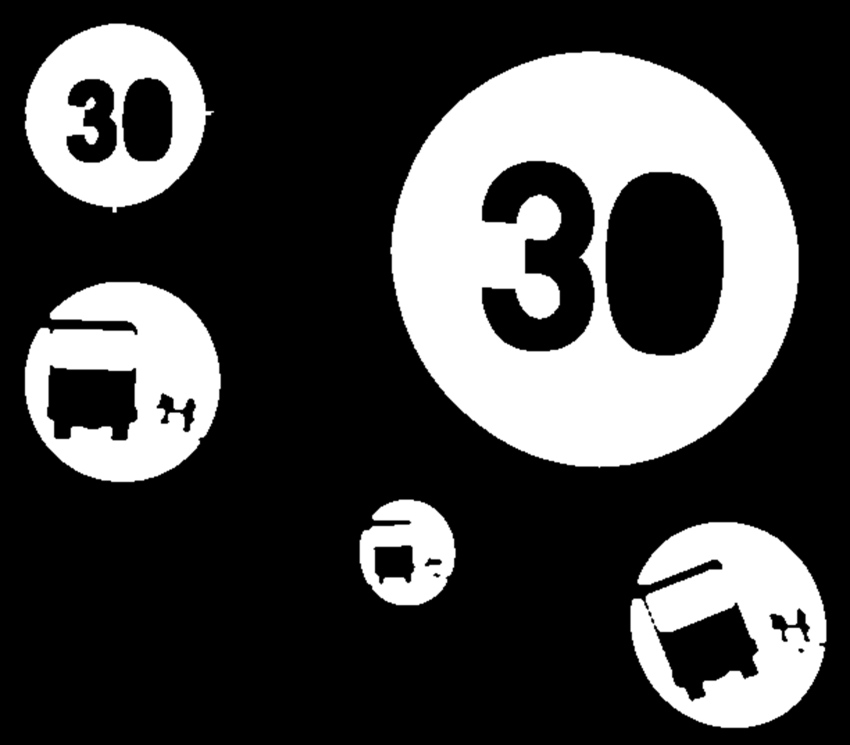
%> input picture training.png, 1700 x 1489 px, given in place of bus1.jpg, which was not available (shown at 1/2 size)
$ octave Entrega3.m   (GNU Octave 9; MATLAB toolbox functions it lacks are replaced by stand-ins)
%> lines starting %> are read from the running program, lines starting %| are printed output that depends on the picture; in (x1, y1, x2, y2) boxes, pixels count from 0 and x2, y2 are one past the last pixel; in counts of white or black regions, pixels touching at a corner belong together; the program's own positions count from 1; pictures that were not available may be replaced by others from this repository, and a replacement may not be noted
clt;
%> (this line was passed over: clt is not available in this run)
E = imread('bus1.jpg');
%> E is the input picture: size 1489x1700x3 uint8; min 0, max 255, mean 70.8
A = imresize(E, 0.3);
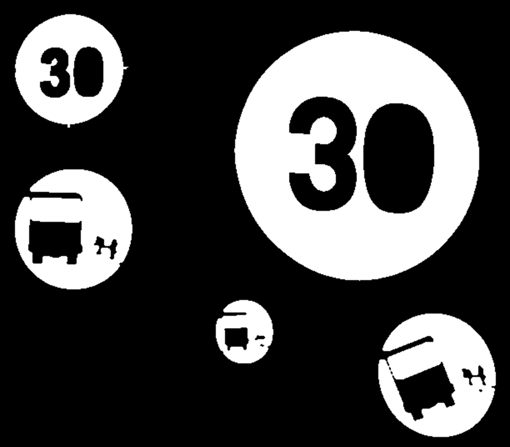
%> A: size 447x510x3 uint8; min 0, max 255, mean 70.8
% figure();imshow(A);
Alab = rgb2lab(A);
%> Alab: size 447x510x3 double; mean of channels 1, 2, 3 27.8, 0, 0
% figure();
imshow(uint8(Alab(:,:,2)));
B = im2bw(uint8(Alab(:,:,2)),0.04);
% figure();
imshow(B);
C = imfill(B,'holes');

% figure();
imshow(C);
D(:,:,1) = A(:,:,1) .* uint8(C);
D(:,:,2) = A(:,:,2) .* uint8(C);
D(:,:,3) = A(:,:,3) .* uint8(C);
%> D: size 447x510x3 uint8; every value is 0
% figure();
imshow(D);

%HOUGH

[centro, radio] = imfindcircles(B,[50 500]);
%> centro = [255.5 224]; radio = 50
x = round(centro(1,1));
%> x = 255
y = round(centro(1,2));
%> y = 224
r = round(radio);
%> r = 50
[m,n] = size(B);
%> m = 447; n = 510
B3 = zeros(m,n);

for i = (y-r):(y+r)
  j = round(x + (sqrt((r*r)-((i-y)*(i-y)))));
  B3(i,j) = 1;

  j = round(x - (sqrt((r*r)-((i-y)*(i-y)))));
  B3(i,j) = 1;

end
%> this loop made 101 passes
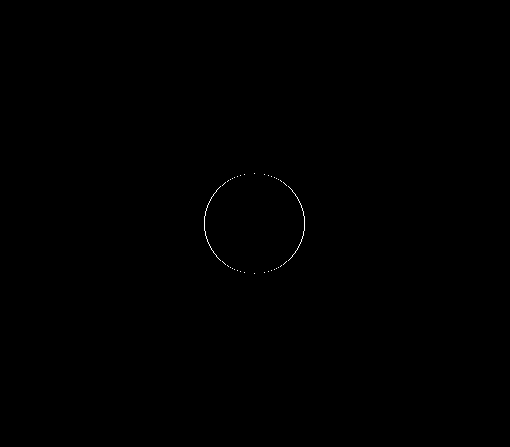
%> B3: size 447x510 double; values 0 (black) and 1 (white), 0.09% white in thin lines or dots, all inside (x1, y1, x2, y2) = (204, 173, 305, 274)

for j = (x-r):(x+r)
  i = round(y + (sqrt((r*r)-((j-x)*(j-x)))));
  B3(i,j) = 1;

  i = round(y - (sqrt((r*r)-((j-x)*(j-x)))));
  B3(i,j) = 1;
end
%> this loop made 101 passes

% figure(); imshow(B3);
B4= imfill(B3,'holes');
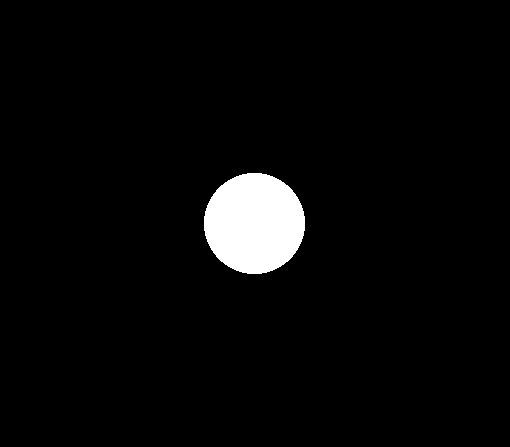
%> B4: size 447x510 double; values 0 (black) and 1 (white), 3.5% white; 1 white region, box (x1, y1, x2, y2) and area: (204, 173, 305, 274) 8005

BF = im2bw(B4) & C;
% figure()
imshow(BF);

W(:,:,1) = A(:,:,1).* uint8(BF);
W(:,:,2) = A(:,:,2).* uint8(BF);
W(:,:,3) = A(:,:,3).* uint8(BF);

% figure()
imshow(W);

% Etiquetado de clases
% Se inicia con una segmentacion complementaria, para separar los objetos
% de interes de la se馻l de transito(numero o figuras), del resto de
% objetos

V(:,:,1) = W(y-radio:y+radio, x-radio:x+radio,1);
%> V: size 101x101 uint8; every value is 0
V(:,:,2) = W(y-radio:y+radio, x-radio:x+radio,2);
V(:,:,3) = W(y-radio:y+radio, x-radio:x+radio,3);
%> V: size 101x101x3 uint8; every value is 0

VT(:,:,1) = BF(y-radio:y+radio, x-radio:x+radio,1);

% figure();
imshow(V);


T = graythresh(V);
%> T = 0
V2 = not(im2bw(V, T));
%> V2: size 101x101 logical; every value is 1
% figure();imshow(V2);

J = imclose(V2,ones(4,4));
J = imerode(J,strel('line',4,0));
J = imclose(J,ones(2,2));
h = ones(3,3)/9;
J = filter2(h, J);
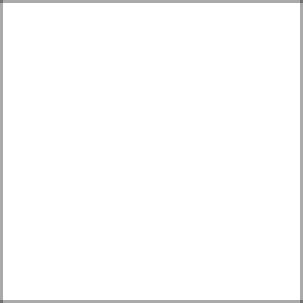
%> J: size 101x101 double (shown 3 times larger); min 0.444, max 1, mean 0.987
J = im2bw(J);
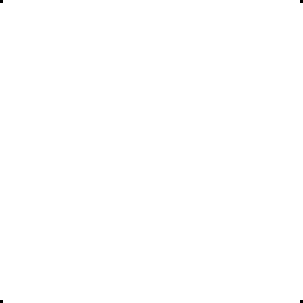
%> J: size 101x101 logical (shown 3 times larger); 100% white; black in thin lines or dots
figure(); imshow(J);

JT = imdilate(VT,ones(3,3));
h = ones(3,3)/9;
JT = filter2(h, JT);
%> JT: size 101x101 double; every value is 0
% figure(); imshow(JT)

JF = (J.*JT);
[L, z] = bwlabel(JF,4);
%> z = 0
figure();
imshow(L, [ ]);

%Boundingbox antes de la seleccion de clases
propied = regionprops(L, 'basic');
%> propied = 0 regions
hold on
for q=1:size(propied,1)
    rectangle('Position',propied(q).BoundingBox, 'EdgeColor','g','LineWidth',1);
end
%> this loop made 0 passes

s = find([propied.Area]<8000);
%> s = []

hold on
for q=1:size(s,2)
    rectangle('Position',propied(s(q)).BoundingBox, 'EdgeColor','r','LineWidth',1);
end
%> this loop made 1 pass

%> (the run ends here)
